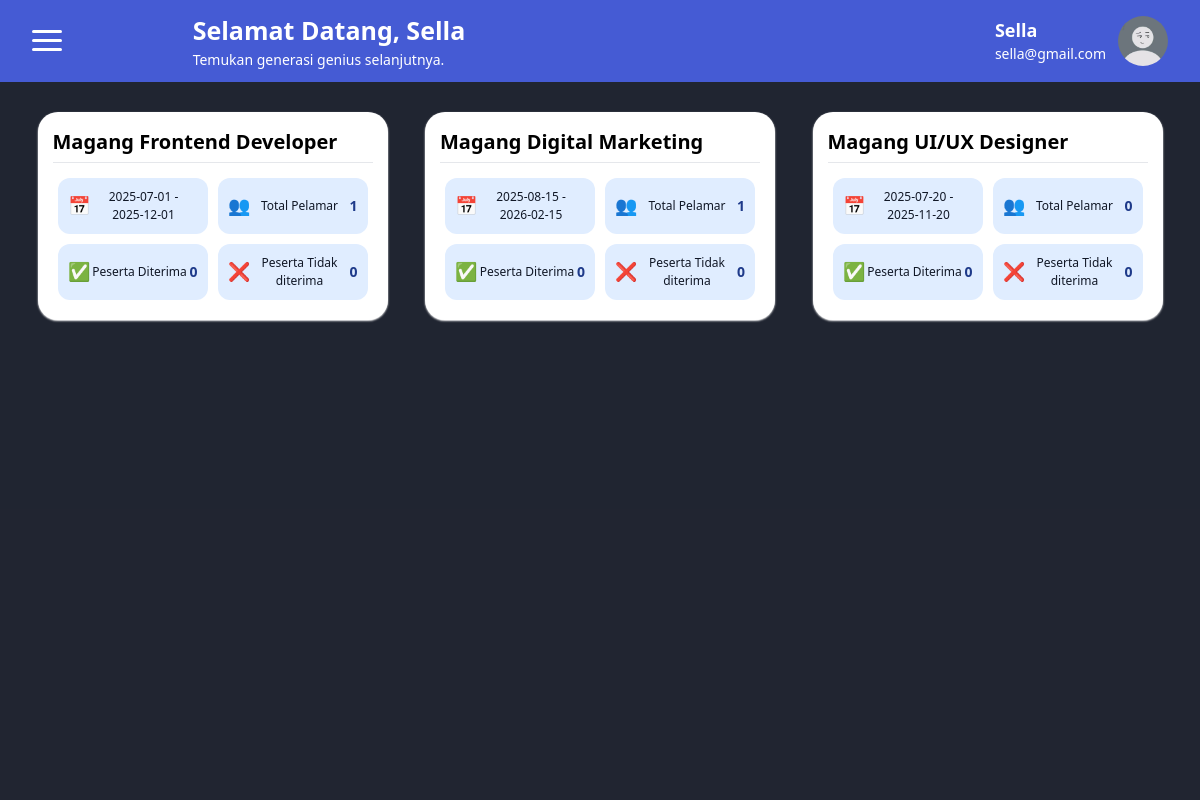
Page /dashboard/dashboard-perusahaan/ (signed in) on the committed database.
### tables this page shows
CREATE TABLE `perusahaan` (
  `id_perusahaan` varchar(20) NOT NULL,
  `id_user` varchar(20) DEFAULT NULL,
  `logo` varchar(255) DEFAULT NULL,
  `nama_perusahaan` varchar(255) DEFAULT NULL,
  `alamat` varchar(255) DEFAULT NULL,
  `email_perusahaan` varchar(255) DEFAULT NULL,
  `provinsi` varchar(255) DEFAULT NULL,
  `kabupaten` varchar(255) DEFAULT NULL,
  `kecamatan` varchar(255) DEFAULT NULL,
  `desa` varchar(255) DEFAULT NULL,
  `created_at` timestamp NOT NULL DEFAULT CURRENT_TIMESTAMP,
  `updated_at` timestamp NOT NULL DEFAULT CURRENT_TIMESTAMP
);

CREATE TABLE `detail_apply` (
  `id_detail` varchar(20) NOT NULL,
  `id_lowongan` varchar(20) NOT NULL,
  `id_mhs` varchar(20) NOT NULL,
  `waktu_apply` timestamp NOT NULL DEFAULT CURRENT_TIMESTAMP,
  `status` enum('Menunggu','Disetujui') DEFAULT 'Menunggu'
);

CREATE TABLE `lowongan` (
  `id_lowongan` varchar(20) NOT NULL,
  `id_perusahaan` varchar(20) NOT NULL,
  `banner` varchar(255) DEFAULT NULL,
  `judul` varchar(255) DEFAULT NULL,
  `deskripsi` text,
  `posisi` varchar(255) DEFAULT NULL,
  `kuota` varchar(255) DEFAULT NULL,
  `lokasi` varchar(255) DEFAULT NULL,
  `jenis_kelamin` enum('Perempuan','Laki-laki') DEFAULT NULL,
  `rentang_usia` varchar(255) DEFAULT NULL,
  `mulai_magang` date DEFAULT NULL,
  `selesai_magang` date DEFAULT NULL,
  `deadline_apply` date DEFAULT NULL,
  `uang_saku` varchar(255) DEFAULT NULL,
  `created_at` timestamp NOT NULL DEFAULT CURRENT_TIMESTAMP,
  `updated_at` timestamp NOT NULL DEFAULT CURRENT_TIMESTAMP
);

### dashboard/dashboard-perusahaan/index.php (the view, shortened to what this page needs)
<?php
include '../../db.php';
include '../components/render-components.php';
$idUser = $_SESSION['id_user'];
$email = $_SESSION['email'];
$dataPerusahaan = mysqli_fetch_assoc(mysqli_query($connect, "SELECT * FROM perusahaan WHERE id_user = '$idUser'"));
$id_perusahaan = $dataPerusahaan['id_perusahaan'];
?>
<!DOCTYPE html>
<html lang="en">
<head>
  <script src="https://cdn.tailwindcss.com"></script>
  <link rel="stylesheet" href="https://cdnjs.cloudflare.com/ajax/libs/font-awesome/6.7.2/css/all.min.css" />
  <link rel="stylesheet" href="../../assets/css/dashboard.css">
</head>
<body class="h-screen flex flex-col overflow-hidden ">
  <?php
  $nama = $dataPerusahaan['nama_perusahaan'];
  echo renderHeader($nama, $email, 'Temukan');
  ?>
  <div class="flex flex-1 relative">
    <section class="bg-[#1d222efb] w-full flex flex-col items-center">
      <div id="dashboard" class="menu w-full  h-[572px] overflow-y-auto flex-col items-center justify-center">
        <?php
        $dataLowongan = mysqli_query($connect, "SELECT * FROM `lowongan` a LEFT JOIN detail_apply b ON a.id_lowongan=b.id_lowongan WHERE id_perusahaan='$id_perusahaan';");
        if (mysqli_num_rows($dataLowongan) <= 0) {
        ?>
          <div class="flex flex-col items-center justify-center text-white w-full h-full">
            <p>Anda belum mengupload lowongan apapun. </p>
            <p>Upload lowongan anda disini..</p>
            <a href="#input-lowongan"
              class="px-5 py-2 rounded-md bg-[rgb(61,99,221)] text-white font-semibold  hover:bg-[rgb(27,61,173)] cursor-pointer">Input
              Lowongan</a>
          </div>
        <?php } else { ?>
          <div class="flex flex-wrap w-full h-full" style="justify-content: space-evenly;">
          <?php
          while ($rowLowongan = mysqli_fetch_assoc($dataLowongan)) {
            echo cardLowongan($connect, $rowLowongan);
          }
        } ?>
          </div>
      </div>
    </section>
  </div>
</body>
</html>

### dashboard/components/render-components.php (shortened to what this page needs)
<?php
function renderHeader($nama, $email, $quote)
{
  ob_start(); ?>
  <header class="flex justify-between items-center bg-[#455bd4] text-white px-8 py-3">
    <div class="flex flex-col  w-[40px] relative group" id="toggle-menu">
      <span
        class="block w-[30px] h-[3px] my-[3px] bg-white rounded transition-transform duration-500 peer-checked:rotate-45 peer-checked:translate-x-[1px] peer-checked:translate-y-[8px]"></span>
      <span
        class="block w-[30px] h-[3px] my-[3px] bg-white rounded transition-transform duration-500 peer-checked:scale-0 peer-checked:opacity-0"></span>
      <span
        class="block w-[30px] h-[3px] my-[3px] bg-white rounded transition-transform duration-500 peer-checked:-rotate-45 peer-checked:translate-x-[1px] peer-checked:-translate-y-[10px]"></span>
    </div>
    <div class="w-[60%]">
      <h2 class="font-semibold text-[25px]">Selamat Datang, <span id="nama-perusahaan"><?php echo $nama ?></span>
      </h2>
      <p class="text-sm"><?php echo $quote ?> generasi genius selanjutnya.</p>
    </div>
    <div class="flex items-center gap-3">
      <div>
        <h4 class="font-semibold text-[18px]"><?php echo $nama ?></h4>
        <p class="text-sm"><?php echo $email ?></p>
      </div>
      <img
      src=<?= isset($_SESSION['profil']) ? $_SESSION['profil'] : "/assets/img/default.jpeg" ?>
      alt="Foto Profil" class="w-[50px] h-[50px] rounded-full object-cover">
    </div>
  </header>
<?php
  return ob_get_clean();
}
  ob_start(); ?>
<?php
function cardLowongan($connect, $rowLowongan)
{
  $id_lowongan = $rowLowongan['id_lowongan'];
  $total = mysqli_fetch_assoc(mysqli_query($connect, "SELECT COUNT(id_lowongan) as total FROM `detail_apply` WHERE id_lowongan='$id_lowongan';"))['total'];
  $diterima = mysqli_fetch_assoc(mysqli_query($connect, "SELECT COUNT(id_lowongan) as diterima FROM `detail_apply` WHERE id_lowongan='$id_lowongan' AND status='Disetujui';"))['diterima'];
  $ditolak = mysqli_fetch_assoc(mysqli_query($connect, "SELECT COUNT(id_lowongan) as ditolak FROM `detail_apply` WHERE id_lowongan='$id_lowongan' AND status='Gagal';"))['ditolak'];
  ob_start(); ?>
  <div class="h-fit bg-white p-[15px] my-[30px] rounded-[20px] shadow-sm shadow-white">
    <a class="block text-[20px] font-bold border-b  pb-[5px] mb-[10px]">
      <?=$rowLowongan['judul']?>
    </a>
    <div class="flex flex-wrap w-[320px]">
      <div class="w-[150px] m-[5px] bg-[#e0edff] p-[10px] rounded-[12px] flex items-center justify-between">
        <div class="text-[18px]">📅</div>
        <div class="text-[12px] text-[#111827] flex-1 text-center">
          <?=$rowLowongan['mulai_magang']?> -<br /><?=$rowLowongan['selesai_magang']?>
        </div>
      </div>
      <a href="" class="w-[150px] m-[5px] bg-[#e0edff] p-[10px] rounded-[12px] flex items-center justify-between">
        <div class="text-[18px]">👥</div>
        <div class="text-[12px] text-[#111827] flex-1 text-center">
          Total Pelamar
        </div>
        <div class="font-bold text-[14px] text-[#1e3a8a]"><?=$total?></div>
      </a>
      <a href="" class="w-[150px] m-[5px] bg-[#e0edff] p-[10px] rounded-[12px] flex items-center justify-between">
        <div class="text-[18px]">✅</div>
        <div class="text-[12px] text-[#111827] flex-1 text-center">
          Peserta Diterima
        </div>
        <div class="font-bold text-[14px] text-[#1e3a8a]"><?=$diterima?></div>
      </a>
      <a href="" class="w-[150px] m-[5px] bg-[#e0edff] p-[10px] rounded-[12px] flex items-center justify-between">
        <div class="text-[18px]">❌</div>
        <div class="text-[12px] text-[#111827] flex-1 text-center">
          Peserta Tidak diterima
        </div>
        <div class="font-bold text-[14px] text-[#1e3a8a]"><?=$ditolak?></div>
      </a>
    </div>
  </div>
<?php
  return ob_get_clean();
}
?>

### assets/css/dashboard.css (style rules this page uses)
.menu { display: none; }
.menu:target { display: flex; }

### rows in the picture
perusahaan: nama_perusahaan "Sella"
detail_apply: id_lowongan.judul "Magang Frontend Developer", id_lowongan.mulai_magang "2025-07-01", id_lowongan.selesai_magang "2025-12-01", total "1", diterima "0", ditolak "0"
detail_apply: id_lowongan.judul "Magang Digital Marketing", id_lowongan.mulai_magang "2025-08-15", id_lowongan.selesai_magang "2026-02-15", total "1", diterima "0", ditolak "0"
lowongan: judul "Magang UI/UX Designer", mulai_magang "2025-07-20", selesai_magang "2025-11-20", total "0", diterima "0", ditolak "0"

### other values in the picture
$quote "Temukan"
$email "sella@gmail.com"
